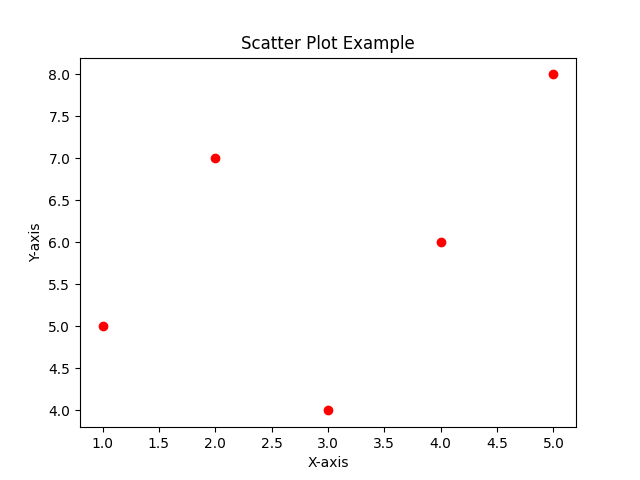

Write Python code to recreate this figure.
import matplotlib.pyplot as plt

x = [1, 2, 3, 4, 5]
y = [5, 7, 4, 6, 8]

plt.scatter(x, y, color='red', marker='o')
plt.xlabel('X-axis')
plt.ylabel('Y-axis')
plt.title('Scatter Plot Example')
plt.savefig('matPlotLib/scatter_plot.png')
plt.show()
